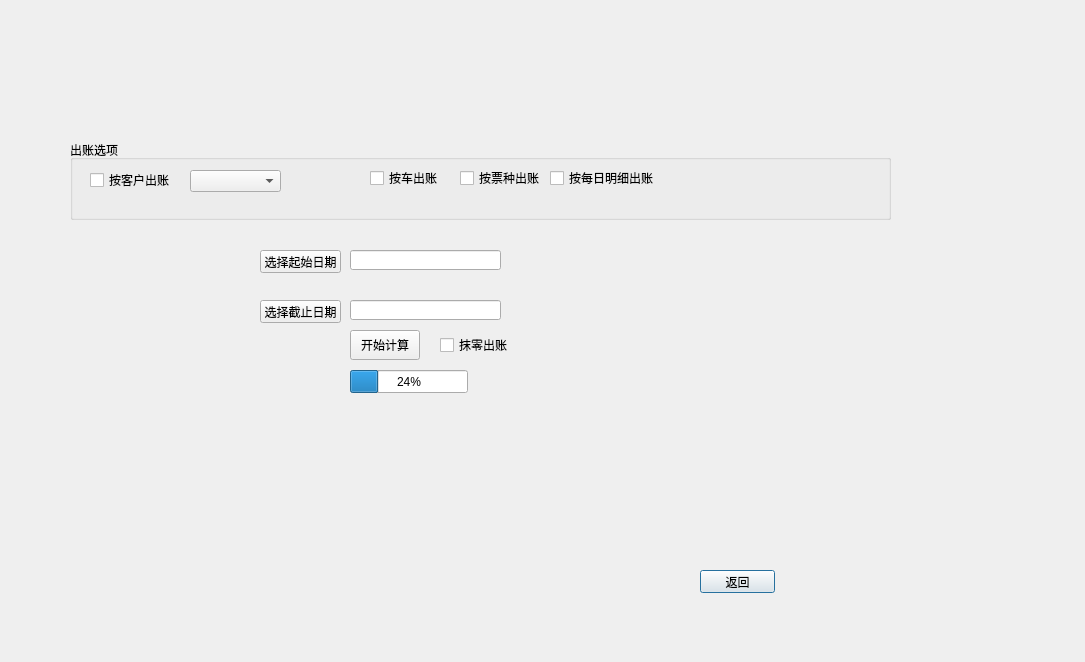
<?xml version="1.0" encoding="UTF-8"?>
<ui version="4.0">
 <class>Account_Dialog</class>
 <widget class="QDialog" name="Account_Dialog">
  <property name="geometry">
   <rect>
    <x>0</x>
    <y>0</y>
    <width>1085</width>
    <height>662</height>
   </rect>
  </property>
  <property name="windowTitle">
   <string>账目</string>
  </property>
  <widget class="QPushButton" name="return_to_main_window">
   <property name="geometry">
    <rect>
     <x>700</x>
     <y>570</y>
     <width>75</width>
     <height>23</height>
    </rect>
   </property>
   <property name="text">
    <string>返回</string>
   </property>
  </widget>
  <widget class="QPushButton" name="compute_cmd_btn">
   <property name="geometry">
    <rect>
     <x>350</x>
     <y>330</y>
     <width>70</width>
     <height>30</height>
    </rect>
   </property>
   <property name="text">
    <string>开始计算</string>
   </property>
  </widget>
  <widget class="QPushButton" name="select_start_date_btn">
   <property name="geometry">
    <rect>
     <x>260</x>
     <y>250</y>
     <width>81</width>
     <height>23</height>
    </rect>
   </property>
   <property name="text">
    <string>选择起始日期</string>
   </property>
  </widget>
  <widget class="QPushButton" name="select_end_date_btn">
   <property name="geometry">
    <rect>
     <x>260</x>
     <y>300</y>
     <width>81</width>
     <height>23</height>
    </rect>
   </property>
   <property name="text">
    <string>选择截止日期</string>
   </property>
  </widget>
  <widget class="QCheckBox" name="count_small_change">
   <property name="geometry">
    <rect>
     <x>440</x>
     <y>330</y>
     <width>80</width>
     <height>30</height>
    </rect>
   </property>
   <property name="text">
    <string>抹零出账</string>
   </property>
  </widget>
  <widget class="QGroupBox" name="groupBox">
   <property name="geometry">
    <rect>
     <x>70</x>
     <y>140</y>
     <width>821</width>
     <height>80</height>
    </rect>
   </property>
   <property name="title">
    <string>出账选项</string>
   </property>
   <widget class="QCheckBox" name="checkBox_4">
    <property name="geometry">
     <rect>
      <x>480</x>
      <y>30</y>
      <width>111</width>
      <height>16</height>
     </rect>
    </property>
    <property name="text">
     <string>按每日明细出账</string>
    </property>
   </widget>
   <widget class="QCheckBox" name="checkBox_2">
    <property name="geometry">
     <rect>
      <x>300</x>
      <y>30</y>
      <width>71</width>
      <height>16</height>
     </rect>
    </property>
    <property name="text">
     <string>按车出账</string>
    </property>
   </widget>
   <widget class="QCheckBox" name="checkBox_3">
    <property name="geometry">
     <rect>
      <x>390</x>
      <y>30</y>
      <width>91</width>
      <height>16</height>
     </rect>
    </property>
    <property name="text">
     <string>按票种出账</string>
    </property>
   </widget>
   <widget class="QCheckBox" name="checkBox_5">
    <property name="geometry">
     <rect>
      <x>20</x>
      <y>30</y>
      <width>91</width>
      <height>20</height>
     </rect>
    </property>
    <property name="text">
     <string>按客户出账</string>
    </property>
   </widget>
   <widget class="QComboBox" name="people_names">
    <property name="geometry">
     <rect>
      <x>120</x>
      <y>30</y>
      <width>91</width>
      <height>22</height>
     </rect>
    </property>
   </widget>
  </widget>
  <widget class="QProgressBar" name="progressBar">
   <property name="geometry">
    <rect>
     <x>350</x>
     <y>370</y>
     <width>118</width>
     <height>23</height>
    </rect>
   </property>
   <property name="value">
    <number>24</number>
   </property>
  </widget>
  <widget class="QLineEdit" name="start_date_display">
   <property name="geometry">
    <rect>
     <x>350</x>
     <y>250</y>
     <width>151</width>
     <height>20</height>
    </rect>
   </property>
  </widget>
  <widget class="QLineEdit" name="end_date_display">
   <property name="geometry">
    <rect>
     <x>350</x>
     <y>300</y>
     <width>151</width>
     <height>20</height>
    </rect>
   </property>
  </widget>
 </widget>
 <resources/>
 <connections>
  <connection>
   <sender>return_to_main_window</sender>
   <signal>clicked()</signal>
   <receiver>Account_Dialog</receiver>
   <slot>reject()</slot>
   <hints>
    <hint type="sourcelabel">
     <x>525</x>
     <y>641</y>
    </hint>
    <hint type="destinationlabel">
     <x>482</x>
     <y>630</y>
    </hint>
   </hints>
  </connection>
  <connection>
   <sender>compute_cmd_btn</sender>
   <signal>clicked()</signal>
   <receiver>Account_Dialog</receiver>
   <slot>on_start_compute_cmd()</slot>
   <hints>
    <hint type="sourcelabel">
     <x>184</x>
     <y>546</y>
    </hint>
    <hint type="destinationlabel">
     <x>218</x>
     <y>599</y>
    </hint>
   </hints>
  </connection>
  <connection>
   <sender>select_start_date_btn</sender>
   <signal>clicked()</signal>
   <receiver>Account_Dialog</receiver>
   <slot>on_select_begin_date()</slot>
   <hints>
    <hint type="sourcelabel">
     <x>111</x>
     <y>456</y>
    </hint>
    <hint type="destinationlabel">
     <x>27</x>
     <y>429</y>
    </hint>
   </hints>
  </connection>
  <connection>
   <sender>select_end_date_btn</sender>
   <signal>clicked()</signal>
   <receiver>Account_Dialog</receiver>
   <slot>on_select_end_date()</slot>
   <hints>
    <hint type="sourcelabel">
     <x>85</x>
     <y>515</y>
    </hint>
    <hint type="destinationlabel">
     <x>82</x>
     <y>549</y>
    </hint>
   </hints>
  </connection>
  <connection>
   <sender>count_small_change</sender>
   <signal>stateChanged(int)</signal>
   <receiver>Account_Dialog</receiver>
   <slot>count_small_change()</slot>
   <hints>
    <hint type="sourcelabel">
     <x>268</x>
     <y>548</y>
    </hint>
    <hint type="destinationlabel">
     <x>309</x>
     <y>563</y>
    </hint>
   </hints>
  </connection>
  <connection>
   <sender>people_names</sender>
   <signal>currentIndexChanged(int)</signal>
   <receiver>Account_Dialog</receiver>
   <slot>on_person_name_select_finished()</slot>
   <hints>
    <hint type="sourcelabel">
     <x>230</x>
     <y>170</y>
    </hint>
    <hint type="destinationlabel">
     <x>19</x>
     <y>384</y>
    </hint>
   </hints>
  </connection>
  <connection>
   <sender>checkBox_5</sender>
   <signal>stateChanged(int)</signal>
   <receiver>Account_Dialog</receiver>
   <slot>show_person_combox()</slot>
   <hints>
    <hint type="sourcelabel">
     <x>160</x>
     <y>189</y>
    </hint>
    <hint type="destinationlabel">
     <x>35</x>
     <y>309</y>
    </hint>
   </hints>
  </connection>
 </connections>
 <slots>
  <slot>on_person_name_select_finished()</slot>
  <slot>on_select_begin_date()</slot>
  <slot>on_select_end_date()</slot>
  <slot>on_start_compute_cmd()</slot>
  <slot>on_add_person()</slot>
  <slot>count_small_change()</slot>
  <slot>show_person_combox()</slot>
 </slots>
</ui>
